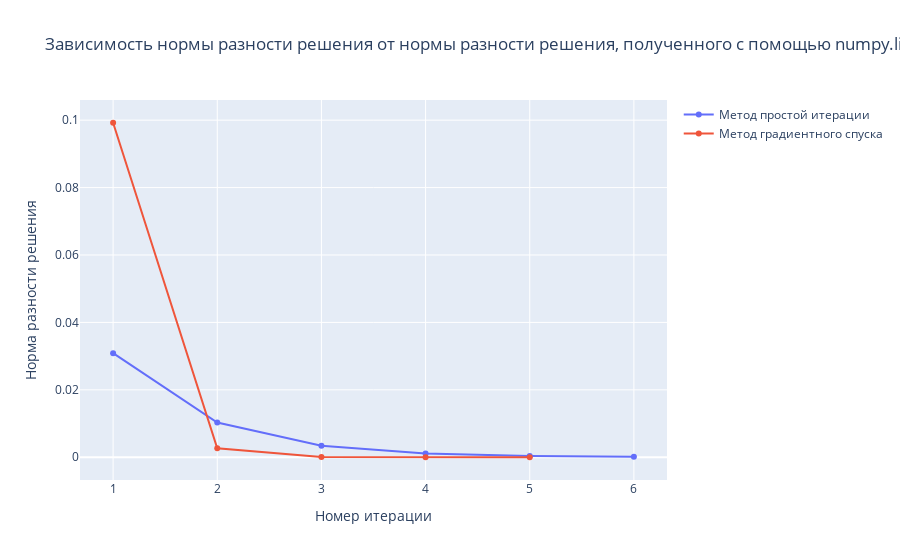

Notebook code cell kept with this figure:
### Code cell
import plotly.graph_objects as go


go.Figure(
    data=[
        go.Scatter(
            x=np.array(range(len(simple_iteration_history))) + 1,
            y=[np.linalg.norm(u - np.linalg.solve(A_, B_)) for u in simple_iteration_history],
            name="Метод простой итерации",
        ),
        go.Scatter(
            x=np.array(range(len(gradient_descent_history))) + 1,
            y=[np.linalg.norm(u - np.linalg.solve(A_, B_)) for u in gradient_descent_history],
            name="Метод градиентного спуска",
        ),
    ],
    layout=go.Layout(
        title="Зависимость нормы разности решения от нормы разности решения, полученного с помощью numpy.linalg.solve",
        xaxis_title="Номер итерации",
        yaxis_title="Норма разности решения",
    ),
).show()

### Figure 1 — Plotly figure (JSON) as saved in the notebook; plotly's stock layout.template omitted (floating-point values rounded to 4 significant figures)
{"data": [{"name": "Метод простой итерации", "type": "scatter", "x": [1, 2, 3, 4, 5, 6], "y": [0.03088, 0.01029, 0.003431, 0.001144, 0.0003812, 0.0001271]}, {"name": "Метод градиентного спуска", "type": "scatter", "x": [1, 2, 3, 4, 5], "y": [0.09924, 0.002667, 4.041e-05, 1.086e-06, 1.645e-08]}], "layout": {"title": {"text": "Зависимость нормы разности решения от нормы разности решения, полученного с помощью numpy.linalg.solve"}, "xaxis": {"title": {"text": "Номер итерации"}}, "yaxis": {"title": {"text": "Норма разности решения"}}}}
